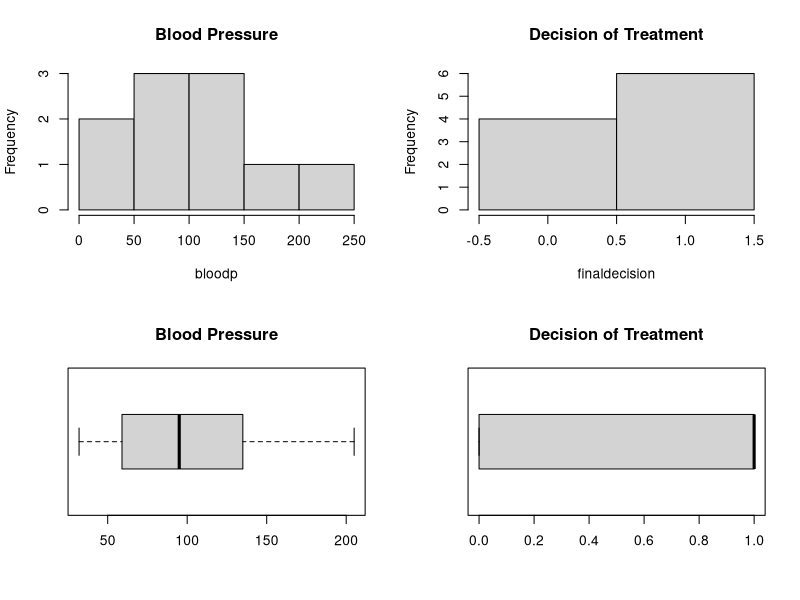

The R source for this figure:
#Write vectors
Freq <- c(.6, .3, .4, .4, .2, .6, .3, .4, .9, .2)
bloodp <- c(103, 87, 32, 42, 59, 109, 78, 205, 135, 176)
first <- c("bad", "bad", "bad", "bad", "good", "good", "good", "good", NA, "bad")
second <- c("low", "low", "high", "high","low", "low","high", "high","high", "high")
finaldecision <- c("low", "high", "low", "high", "low", "high", "low", "high", "high", "high")

#Switch words to binary variable
first <- ifelse(first == "bad", 1, 0)
second <- ifelse(second == "low", 0, 1)
finaldecision <- ifelse(finaldecision == "low", 0, 1)

#Set up a 2x2 plot space for four plots
par(mfrow = c(2, 2))
#Histograms
hist(bloodp, main = "Blood Pressure")
hist(finaldecision, breaks = c(-0.5, 0.5, 1.5), xlim = c(-0.5, 1.5), main = "Decision of Treatment")
#Boxplots
boxplot(bloodp, horizontal = T, main = "Blood Pressure")
boxplot(finaldecision, horizontal = T, main = "Decision of Treatment")
